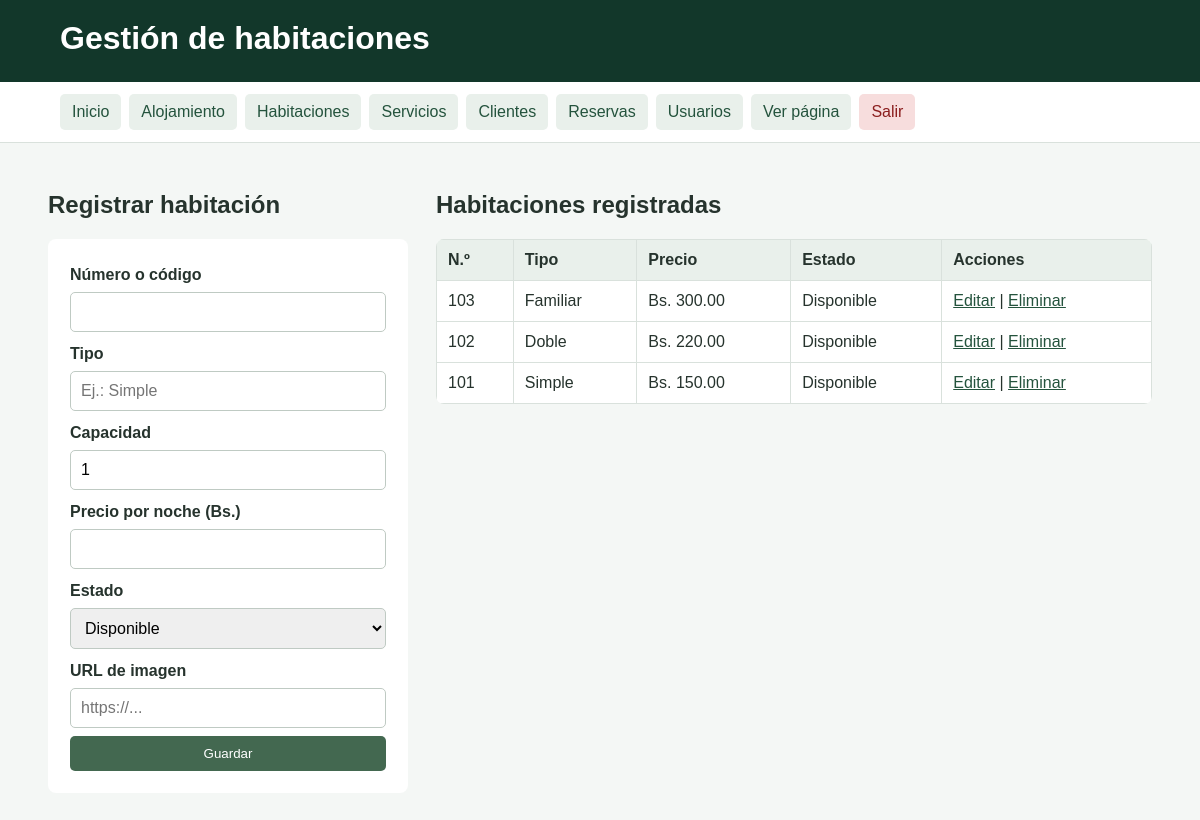
/habitaciones_admin.php (signed in), run on the app's committed database.
### tables this page shows
CREATE TABLE IF NOT EXISTS habitacion (
    id_habitacion INT AUTO_INCREMENT PRIMARY KEY,
    id_alojamiento INT NOT NULL,
    numero VARCHAR(20) NOT NULL,
    tipo VARCHAR(60) NOT NULL,
    capacidad INT NOT NULL,
    precio DECIMAL(10,2) NOT NULL,
    estado VARCHAR(30) NOT NULL DEFAULT 'Disponible',
    imagen VARCHAR(255),
    FOREIGN KEY (id_alojamiento) REFERENCES alojamiento(id_alojamiento)
);

### habitaciones_admin.php (the view, shortened to what this page needs)
<?php
require_once "conexion.php";
$editar = null;
$habitaciones = $conexion->query("SELECT * FROM habitacion ORDER BY id_habitacion DESC");
?>
<!DOCTYPE html>
<html lang="es">
<head>
    <link rel="stylesheet" href="admin.css">
</head>
<body>
<header class="cabecera-admin"><h1>Gestión de habitaciones</h1></header>
<?php include "menu_admin.php"; ?>
<main class="contenedor-admin">
    <section class="dos-columnas">
        <div>
            <h2><?php echo $editar ? "Modificar habitación" : "Registrar habitación"; ?></h2>
            <form class="form-admin" method="POST">
                <label>Número o código</label>
                <input type="text" name="numero" value="<?php echo htmlspecialchars($editar['numero'] ?? ''); ?>" required>
                <label>Tipo</label>
                <input type="text" name="tipo" value="<?php echo htmlspecialchars($editar['tipo'] ?? ''); ?>" placeholder="Ej.: Simple" required>
                <label>Capacidad</label>
                <input type="number" name="capacidad" min="1" value="<?php echo $editar['capacidad'] ?? 1; ?>" required>
                <label>Precio por noche (Bs.)</label>
                <input type="number" name="precio" min="0" step="0.01" value="<?php echo $editar['precio'] ?? ''; ?>" required>
                <label>Estado</label>
                <select name="estado">
                    <?php $estado_actual = $editar['estado'] ?? 'Disponible'; ?>
                    <option <?php if ($estado_actual === 'Disponible') echo 'selected'; ?>>Disponible</option>
                </select>
                <label>URL de imagen</label>
                <input type="text" name="imagen" value="<?php echo htmlspecialchars($editar['imagen'] ?? ''); ?>" placeholder="https://...">
                <button type="submit">Guardar</button>
            </form>
        </div>
        <div>
            <h2>Habitaciones registradas</h2>
            <div class="tabla-responsive">
                <table>
                    <tr><th>N.º</th><th>Tipo</th><th>Precio</th><th>Estado</th><th>Acciones</th></tr>
                    <?php while ($fila = $habitaciones->fetch_assoc()): ?>
                    <tr>
                        <td><?php echo htmlspecialchars($fila['numero']); ?></td>
                        <td><?php echo htmlspecialchars($fila['tipo']); ?></td>
                        <td>Bs. <?php echo number_format($fila['precio'], 2); ?></td>
                        <td><?php echo htmlspecialchars($fila['estado']); ?></td>
                        <td>
                            <a href="?editar=<?php echo $fila['id_habitacion']; ?>">Editar</a> |
                            <a href="?eliminar=<?php echo $fila['id_habitacion']; ?>" onclick="return confirm('¿Eliminar esta habitación?')">Eliminar</a>
                        </td>
                    </tr>
                    <?php endwhile; ?>
                </table>
            </div>
        </div>
    </section>
</main>
</body>
</html>

### menu_admin.php (shortened to what this page needs)
<nav class="menu-admin">
    <a href="panel.php">Inicio</a>
    <a href="alojamiento_admin.php">Alojamiento</a>
    <a href="habitaciones_admin.php">Habitaciones</a>
    <a href="servicios_admin.php">Servicios</a>
    <a href="clientes_admin.php">Clientes</a>
    <a href="reservas_admin.php">Reservas</a>
    <a href="usuarios_admin.php">Usuarios</a>
    <a href="index.php" target="_blank">Ver página</a>
    <a href="logout.php" class="salir">Salir</a>
</nav>

### admin.css (style rules this page uses)
* { box-sizing: border-box; }
body { margin: 0; font-family: Arial, sans-serif; background: #f4f7f5; color: #26332d; }
a { color: #24533d; }
.cabecera-admin { background: #12372a; color: white; padding: 20px 5%; }
.cabecera-admin h1 { margin: 0 0 5px; }
.menu-admin { display: flex; flex-wrap: wrap; gap: 8px; padding: 12px 5%; background: #ffffff; border-bottom: 1px solid #d9e1dc; }
.menu-admin a { text-decoration: none; padding: 9px 12px; border-radius: 5px; background: #e9f0eb; }
.menu-admin a.salir { background: #f7dddd; color: #8b1e1e; }
.contenedor-admin { width: min(1200px, 92%); margin: 28px auto; }
.panel-ayuda, .form-admin { background: white; padding: 22px; border-radius: 8px; }
.dos-columnas { display: grid; grid-template-columns: 360px 1fr; gap: 28px; align-items: start; }
.form-admin { display: flex; flex-direction: column; gap: 8px; }
.form-admin label { font-weight: bold; margin-top: 5px; }
.form-admin input, .form-admin select, .form-admin textarea, .form-estado select { padding: 10px; border: 1px solid #bfcac3; border-radius: 5px; font: inherit; }
.form-admin button, .form-estado button { border: 0; background: #436850; color: white; padding: 10px 14px; border-radius: 5px; cursor: pointer; }
.tabla-responsive { overflow-x: auto; background: white; border-radius: 8px; }
table { width: 100%; border-collapse: collapse; }
th, td { padding: 11px; border: 1px solid #d9e1dc; text-align: left; vertical-align: top; }
th { background: #e9f0eb; }

### data on the page
habitacion: numero "103", tipo "Familiar", precio "300.00", estado "Disponible"
habitacion: numero "102", tipo "Doble", precio "220.00", estado "Disponible"
habitacion: numero "101", tipo "Simple", precio "150.00", estado "Disponible"
